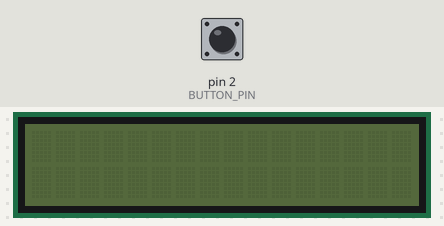
Bench run of a sketch on a simulated Arduino Uno, built with avr-gcc and run on an emulated ATmega328P. Parts: 16×2 character LCD. Inputs (shaded band) come from the test bench; at power-on: pin 2 (BUTTON_PIN) LOW.

Above: at 1.9 s.
2.0 s: pin 2 (BUTTON_PIN) pulled HIGH for 0.15 s
At 3.1 s:
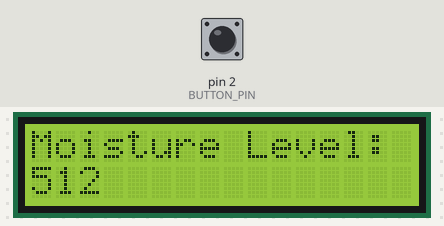
Timing chart, 0 to 5.0 s (numbered marks = the images above; inputs shaded):
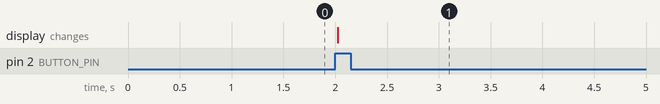

Measured:
- after the input at 2.0 s, the display: changes at once (image 1)

The sketch:

LowPowerMoistSensor.ino
```cpp
#include "sensors.h"
#include "display_config.h"
#include "buttons.h"
#include "reset.h"
#include "buttons.h"

unsigned long lastPoll;
unsigned long sensorInterval = 600000; //10 minutes

void setup() {
  // put your setup code here, to run once:
  Serial.begin(9600);
  initiate_sensors();
  initiate_display();
  setup_reset();
  initiate_buttons();

  lastPoll = millis();
}

void loop() {
  // put your main code here, to run repeatedly:
  unsigned long currentMillis = millis();

  //Only run the sensor if it's being read from.
  if (currentMillis - lastPoll > sensorInterval) {
    Sensors::turn_on(0);
    delay(200); // To make sure the sensor has time to properly turn on
    Sensors::poll();
    //I forgot how to send a line over serial TODO
    Sensors::turn_off(0);
  }

  //Poll the button every loop
  Buttons::poll();
  if (buttonState) {
    Display::turn_on();
    update_display("Moisture Level:", String(moistureLevel1));
    while(currentMillis + displayDelay > millis()) {} //Leave the screen on
    Display::turn_off();
  }
}
```

buttons.cpp
```cpp
#include "Arduino.h"
#include "buttons.h"
#include "pin_define.h"

//External variables
int buttonState = 0;

//Internal variables
static unsigned long lastPress = 0;  // This is to help calculate the debounce
static const int debounce = 20;      // In milliseconds

void initiate_buttons() {
  pinMode(BUTTON_PIN, INPUT);
  buttonState = digitalRead(BUTTON_PIN);
}

namespace Buttons {
void poll() {
  unsigned long curTime = millis();
  int reading = digitalRead(BUTTON_PIN);

  if (reading != buttonState) {
    if (curTime - lastPress > debounce) {
      lastPress = curTime;
      buttonState = reading;
    }
  }
}
}
```

buttons.h
```cpp
#ifndef BUTTONS_H
#define BUTTONS_H

/*Purpose
 *Buttons are fairly simple. They need to be set, and they need to be polled for their
 *current state, which will be an int.
 */

extern int buttonState;

void initiate_buttons();
namespace Buttons {
void poll();
}
#endif
```

pin_define.cpp
```cpp
#include "Arduino.h"
#include "pin_define.h"

/* Purpose:
 * Here the pin names are given their actual values. Update here if
 * changes to the hardware are made. */

//Button pins
const int BUTTON_PIN = 2;

//Sensor pins
//const int WATER_SENSOR_PIN = A0,
const int MOIST_SENSOR_PIN[] = {A0};
const int MOIST_SENSOR_CONTROL_PIN[] = {3};
//const int LIGHT_SENSOR_PIN = A5;

//Motor pins
//const int MOTOR_PINS[] = {2, 3, 4, 5};

//Relay pins
//const int RELAY_PIN = 7;
```

pin_define.h
```cpp
#ifndef PIN_DEFINE_H
#define PIN_DEFINE_H

/* Purpose:
 * These are the pin names to be used in other functions.
 * If you make changes, make sure to check that you don't break anything,
 * and that you update properly. */

//Button pins
extern const int BUTTON_PIN;

//Sensor pins
//extern const int WATER_SENSOR_PIN,
extern const int MOIST_SENSOR_PIN[];
extern const int MOIST_SENSOR_CONTROL_PIN[];
//extern const int LIGHT_SENSOR_PIN;

//Motor pins
//extern const int MOTOR_PINS[];

//Relay pins
//extern const int RELAY_PIN;

#endif
```

reset.cpp
```cpp
#include "Arduino.h"
#include "reset.h"

//External Variables

//Internal variables
static unsigned long startMillis;
static const unsigned long resetInterval = 86400000; // 24h in ms

//Functions
void setup_reset() {
  startMillis = millis();
}

void reset_arduino() {
  asm volatile("  jmp 0"); // Assembly instruction to start over
}

void check_reset() {
  unsigned long currentMillis = millis();

  if(currentMillis - startMillis >= resetInterval) {
    reset_arduino();
  }
}
```

reset.h
```cpp
#ifndef RESET_H
#define RESET_H

/* Purpose: This function ensures that the Arduino unit is
 * automatically reset every 24 hours (12:00am). This helps
 * prevent memory leaks, maintaining system stability and
 * resolving any faults that could have ocurred during the day.
 * With a daily reset we ensure that the system starts in a
 * "clean" state, improving long term performance and reliability.
 */

//Variables

//Functions
void setup_reset();
void reset_arduino();
void check_reset();

#endif
```

sensors.cpp
```cpp
#include "Arduino.h"
#include "sensors.h"
#include "pin_define.h"
//TODO: Rework to be entirely modular

//External variables
//int waterLevel = 0;

int moistureLevel1 = 0;
//moistureLevel2 = 0;
//moistureLevel3 = 0;
//moistureLevel4 = 0;

//int lightLevel = 0;

//Internal variables
//static const long delayTime = 600000;  //600,000 milliseconds makes for 10 minutes.
//static unsigned long lastRead = 0;

//Functions
void initiate_sensors() {
  pinMode(MOIST_SENSOR_CONTROL_PIN[0], OUTPUT);
  //Analogue pins do not have to be set up the same way digital pins
  //do, but the starting values are noted.
  //TODO make the sensor pins also handled by loops
  digitalWrite(MOIST_SENSOR_CONTROL_PIN[0], HIGH);
  //waterLevel = analogRead(WATER_SENSOR_PIN);
  moistureLevel1 = analogRead(MOIST_SENSOR_PIN[0]);
  //moistureLevel2 = analogRead(MOIST_SENSOR_PIN[1]);
  //moistureLevel3 = analogRead(MOIST_SENSOR_PIN[2]);
  //moistureLevel4 = analogRead(MOIST_SENSOR_PIN[3]);
  digitalWrite(MOIST_SENSOR_CONTROL_PIN[0], LOW);
  //lightLevel = analogRead(LIGHT_SENSOR_PIN);
}

namespace Sensors {
void poll() {  //Reads the sensor values
  //waterLevel = analogRead(WATER_SENSOR_PIN);
  moistureLevel1 = analogRead(MOIST_SENSOR_PIN[0]);
  //moistureLevel2 = analogRead(MOIST_SENSOR_PIN2);
  //moistureLevel3 = analogRead(MOIST_SENSOR_PIN3);
  //moistureLevel4 = analogRead(MOIST_SENSOR_PIN4);
  //lightLevel = analogRead(LIGHT_SENSOR_PIN);
}
void turn_on(size_t index) {
  digitalWrite(MOIST_SENSOR_CONTROL_PIN[index], HIGH);
}

void turn_off(size_t index) {
  digitalWrite(MOIST_SENSOR_CONTROL_PIN[index], LOW);
}
}
```

sensors.h
```cpp
#ifndef SENSORS_H
#define SENSORS_H

/*Purpose:
 *The project thus far has six sensors, light, water level and four
 *moisture sensors. This is the interface with them. */

//Variables
//extern int waterLevel;

extern int moistureLevel1;
//moistureLevel2,
//moistureLevel3,
//moistureLevel4;

//extern int lightLevel;

//Functions
void initiate_sensors();
namespace Sensors {
void poll(); //Polls all the sensors to update the values.
void turn_on(size_t index);
void turn_off(size_t index);
}
#endif
```

display_config.cpp
```cpp
#include "Arduino.h"
#include "display_config.h"

#include <LiquidCrystal_I2C.h>
LiquidCrystal_I2C lcd(0x27, 16, 2);
//I'm not sure if this works when it's just here.

//External Variables
const unsigned long displayDelay = 20000; //20 seconds

//Internal variables

//Functions
void initiate_display() {
  lcd.init();
  delay(650);
  lcd.clear();
}

void update_display(const String& line1, const String& line2) {
  lcd.clear();
  lcd.setCursor(0, 0);
  lcd.print(line1);
  lcd.setCursor(0, 1);
  lcd.print(line2);
}

void welcome_to_grow() {
  update_display("Velkommen til", "Nova Cras Grow");
}

namespace Display {
void turn_on() {
  lcd.display();
  lcd.backlight();
}
void turn_off() {
  lcd.clear();
  lcd.noDisplay();
  lcd.noBacklight();
}
}
```

display_config.h
```cpp
#ifndef DISPLAY_CONFIG_H
#define DISPLAY_CONFIG_H

/* Purpose:
 * This package handles the LCD display text specific for this
 * project.
 */

//Variables
extern const unsigned long displayDelay;

//Functions
void initiate_display();
void update_display(const String& line1, const String& line2);
void welcome_to_grow();
namespace Display {
  void turn_on();
  void turn_off();
}
#endif
```
